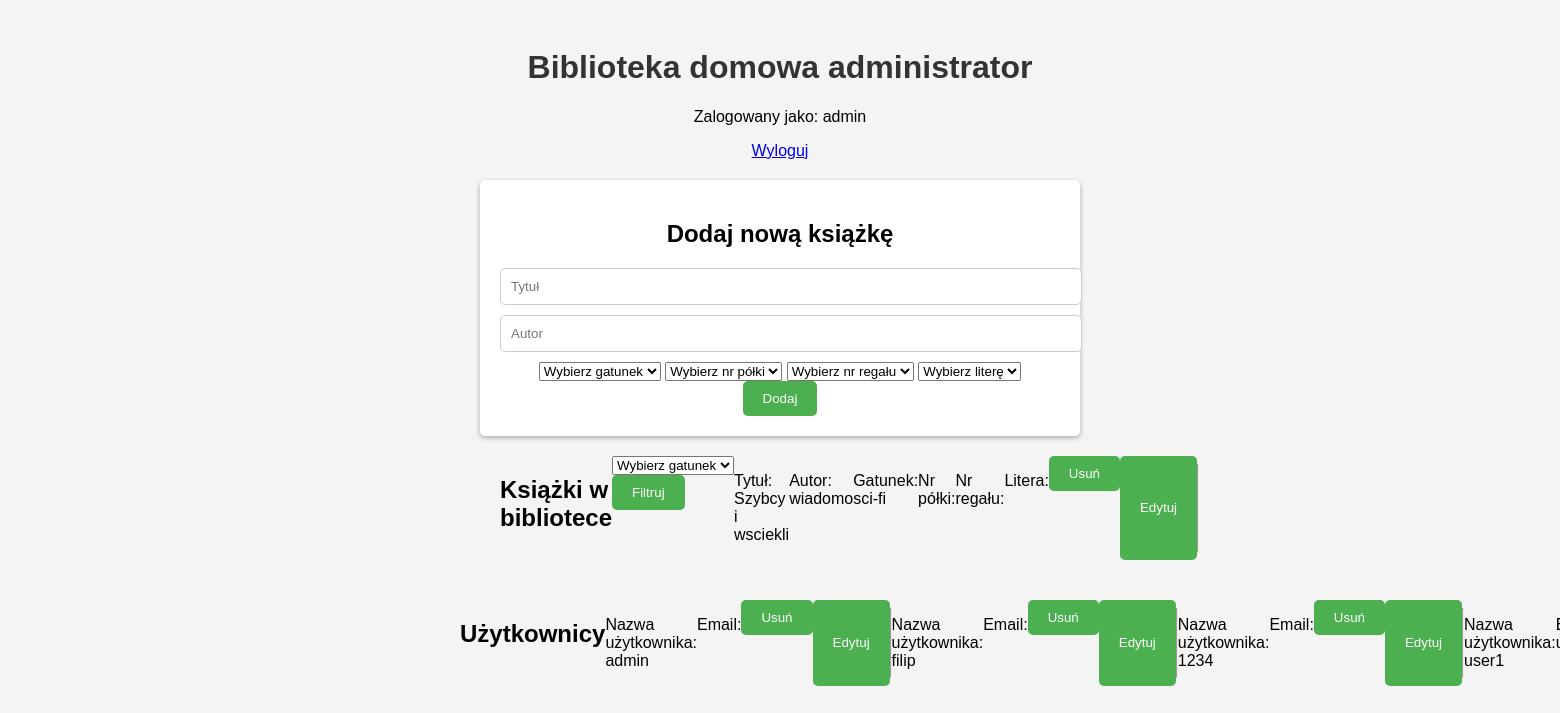
The page /library_admin.php?category=sci-fi (signed in) on the database its author committed.
### tables this page shows
CREATE TABLE `books` (
  `id` int(11) NOT NULL,
  `title` varchar(255) NOT NULL,
  `author` varchar(255) NOT NULL,
  `category` varchar(20) NOT NULL,
  `nr_polki` varchar(100) NOT NULL,
  `nr_regal` varchar(10) NOT NULL,
  `alphabet` varchar(5) NOT NULL
);

CREATE TABLE `users` (
  `id` int(11) NOT NULL,
  `username` varchar(255) NOT NULL,
  `email` varchar(60) NOT NULL,
  `password` varchar(255) NOT NULL,
  `role_id` tinyint(4) NOT NULL DEFAULT 1
);

### library_admin.php (the view, shortened to what this page needs)
<?php
$conn = new mysqli("localhost", "root", "", "library");
$sql = "SELECT * FROM books";
if (isset($_GET["category"])) {
    $selectedCategory = $_GET["category"];
    $sql .= " WHERE category='$selectedCategory'";
}
$result = $conn->query($sql);
$booksList = "";
if ($result->num_rows > 0) {
    while ($row = $result->fetch_assoc()) {
        $booksList .= "<p>Tytuł: " . $row["title"] . "</p>";
        $booksList .= "<p>Autor: " . $row["author"] . "</p>";
        $booksList .= "<p>Gatunek: " . $row["category"] . "</p>";
        $booksList .= "<p>Nr półki: " . $row["nr_polki"] . "</p>";
        $booksList .= "<p>Nr regału: " . $row["nr_regal"] . "</p>";
        $booksList .= "<p>Litera: " . $row["alphabet"] . "</p>";
        $booksList .= "<form action='library_admin.php' method='GET'>";
        $booksList .= "<input type='hidden' name='delete' value='" . $row["id"] . "'>";
        $booksList .= "<button type='submit' name='delete' >Usuń</button>";
        $booksList .= "</form>";
        $booksList .= "<button onclick='showEditForm(" . $row["id"] . ")'>Edytuj</button>";
        $booksList .= "<div id='edit-form-" . $row["id"] . "' style='display: none;'>";
        $booksList .= "<form action='library_admin.php' method='POST'>";
        $booksList .= "<input type='hidden' name='book-id' value='" . $row["id"] . "'>";
        $booksList .= "<input type='text' name='new-author' placeholder='Nowy autor'>";
        $booksList .= "<input type='text' name='new-title' placeholder='Nowy tytuł'>";
        $booksList .= "<select name='new-category'>";
        $booksList .= "<option value='' disabled selected>Wybierz gatunek</option>";
        $booksList .= "<option value='fantasy'>Fantasy</option>";
        $booksList .= "<option value='horror'>Horror</option>";
        $booksList .= "<option value='sci-fi'>Sci-fi</option>";
        $booksList .= "<option value='comedy'>Komedia</option>";
        $booksList .= "<option value='documentary'>Dokument</option>";
        $booksList .= "</select>";
        $booksList .= "<select name='new-nr_polki'>";
        $booksList .= "<option value='' disabled selected>Wybierz nr półki</option>";
        $booksList .= "<option value='1'>1</option>";
        $booksList .= "<option value='2'>2</option>";
        $booksList .= "<option value='3'>3</option>";
        $booksList .= "<option value='4'>4</option>";
        $booksList .= "<option value='5'>5</option>";
        $booksList .= "</select>";
        $booksList .= "<select name='new-nr_regal'>";
        $booksList .= "<option value='' disabled selected>Wybierz nr regału</option>";
        $booksList .= "<option value='R1'>R1</option>";
        $booksList .= "<option value='R2'>R2</option>";
        $booksList .= "<option value='R3'>R3</option>";
        $booksList .= "<option value='R4'>R4</option>";
        $booksList .= "<option value='R5'>R5</option>";
        $booksList .= "</select>";
        $booksList .= "<select name='new-alphabet'>";
        $booksList .= "<option value='' disabled selected>Wybierz litere</option>";
        $booksList .= "<option value='A'>A</option>";
        $booksList .= "<option value='B'>B</option>";
        $booksList .= "<option value='C'>C</option>";
        $booksList .= "<option value='D'>D</option>";
        $booksList .= "<option value='E'>E</option>";
        $booksList .= "</select>";
        $booksList .= "<button type='submit' name='edit'>Zapisz</button>";
        $booksList .= "</form>";
        $booksList .= "</div>";
        $booksList .= "<hr>";
    }
} else {
    $booksList = "Brak książek w bibliotece.";
}
$sql = "SELECT * FROM users";
$result = $conn->query($sql);
$usersList = "";
if ($result->num_rows > 0) {
    while ($row = $result->fetch_assoc()) {
        $usersList .= "<p>Nazwa użytkownika: " . $row["username"] . "</p>";
        $usersList .= "<p>Email: " . $row["email"] . "</p>";
        $usersList .= "<form action='library_admin.php?user_id=$row[id]' method='POST'>";
        $usersList .= "<input type='hidden' value='" . $row["id"] . "'>";
        $usersList .= "<button type='submit' name='delete-user' >Usuń</button>";
        $usersList .= "</form>";
        $usersList .= "<button onclick='showEditForm(" . $row["id"] . ")' name='edit-user1'>Edytuj</button>";
        $usersList .= "<div id='edit-form-" . $row["id"] . "' style='display: none;'>";
        $usersList .= "<form action='library_admin.php' method='POST'>";
        $usersList .= "<input type='hidden' name='user_id' value='" . $row["id"] . "'>";
        $usersList .= "<input type='text' name='new-username' placeholder='Nowy username'>";
        $usersList .= "<input type='text' name='new-email' placeholder='Nowy email'>";
        $usersList .= "<button type='submit' name='edit-user2'>Zapisz</button>";
        $usersList .= "</form>";
        $usersList .= "</div>";
        $usersList .= "<hr>";
    }
} else {
    $usersList = "Brak książek w bibliotece.";
}
?>
<!DOCTYPE html>
<html>
<head>
    <link rel="stylesheet" type="text/css" href="style.css">
</head>
<body>
    <div class="container">
        <h1>Biblioteka domowa administrator</h1>
        <p>Zalogowany jako: <?php echo $_SESSION["username"]; ?></p>
        <a href="library.php?logout=true">Wyloguj</a>
        <div class="form-container">
            <h2>Dodaj nową książkę</h2>
            <form action="library_admin.php" method="POST">
                <input type="text" name="title" placeholder="Tytuł" required>
                <input type="text" name="author" placeholder="Autor" required>
                <select name="category" required>
                    <option value="" disabled selected>Wybierz gatunek</option>
                </select>
                <select name="nr_polki" required>
                    <option value="" disabled selected>Wybierz nr półki</option>
                </select>
                <select name="nr_regal" required>
                    <option value="" disabled selected>Wybierz nr regału</option>
                </select>
                <select name="alphabet" required>
                    <option value="" disabled selected>Wybierz literę</option>
                </select>
                <button type="submit" name="submit">Dodaj</button>
            </form>
        </div>
        <div class="admin-container" style="float:left";>
            <h2>Książki w bibliotece</h2>
            <form action="library_admin.php" method="GET">
                <select name="category">
                    <option value="" disabled selected>Wybierz gatunek</option>
                </select>
                <button type="submit">Filtruj</button>
            </form>
            <?php echo $booksList; ?>
        </div>
        <div class="admin-container" style="float: right";>
            <h2>Użytkownicy</h2>
            <?php echo $usersList; ?>
    </div>
</body>
</html>

### style.css (style rules this page uses)
body { font-family: Arial, sans-serif; background-color: #f4f4f4; }
.container { max-width: 600px; margin: 0 auto; padding: 20px; text-align: center; justify-content: center; align-items: center; }
h1 { color: #333; }
.form-container { margin-top: 20px; background-color: #fff; padding: 20px; border-radius: 5px; box-shadow: 0 2px 5px rgba(0, 0, 0, 0.3); justify-content: center; }
.admin-container { max-width: 600px; margin: 0 auto; padding: 20px; text-align: left; justify-content: left; align-items: left; display: inline-flex; }
input[type="text"], input[type="password"], input[type="email"] { width: 100%; padding: 10px; margin-bottom: 10px; border-radius: 5px; border: 1px solid #ccc; }
button { background-color: #4caf50; color: #fff; padding: 10px 20px; border: none; border-radius: 5px; cursor: pointer; }

### rows shown on the page
books: title "Szybcy i wsciekli", author "wiadomo", category "sci-fi"
users: username "admin"
users: username "filip"
users: username "1234"
users: username "user1"

### other values the page prints
$_SESSION["username"] "admin"
